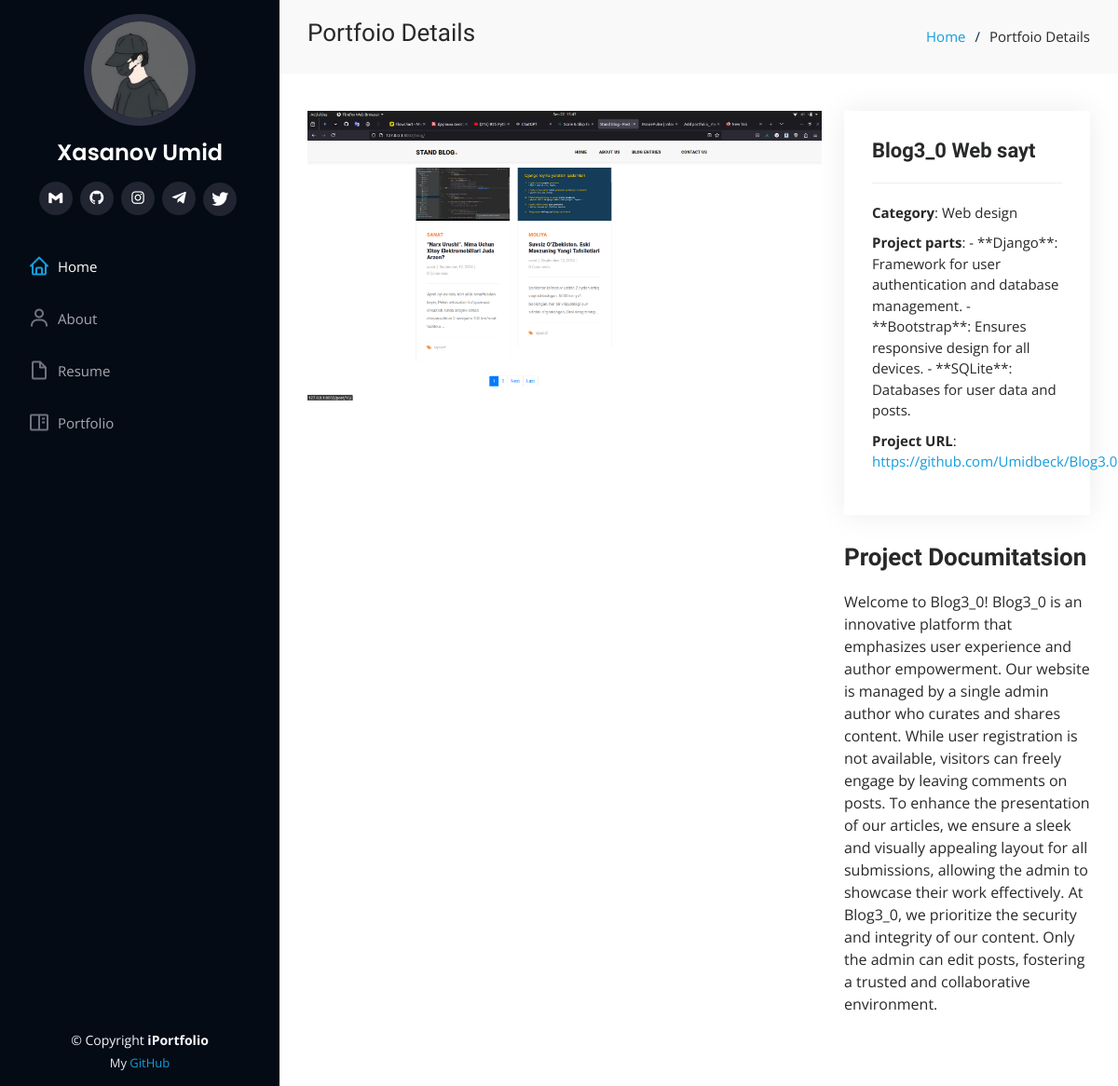
The app's page /5/ with its own data.
### portfolio/models.py (models this page shows, shortened)
class CV_Model(models.Model):
    pro_img = models.ImageField(upload_to='cv_images/')
    age = models.IntegerField()

class Portfolio_Model(models.Model):
    category = models.CharField(max_length=100)
    parts = models.TextField(max_length=250, null=True, blank=True )
    project_url = models.URLField()
    title = models.CharField(max_length=100)
    text = models.TextField()
    img = models.ImageField(upload_to='portfolio_images/')

### portfolio/views.py (the view)
# urls.py: path('<int:pk>/', Portfolio_View.as_view(), name='portfolio')
class Portfolio_View(DetailView):
    model = Portfolio_Model
    queryset2 = CV_Model.objects.get(id=1)
    template_name = 'portfolio-details.html'
    def get_context_data(self, **kwargs):
        context = super().get_context_data(**kwargs)
        context['model2'] = self.queryset2
        return context

### templates/portfolio-details.html (shortened to what this page needs)
<!DOCTYPE html>
<html lang="en">
<head>
  <link href="/static/vendor/aos/aos.css" rel="stylesheet">
  <link href="/static/vendor/bootstrap/css/bootstrap.min.css" rel="stylesheet">
  <link href="/static/vendor/bootstrap-icons/bootstrap-icons.css" rel="stylesheet">
  <link href="/static/vendor/boxicons/css/boxicons.min.css" rel="stylesheet">
  <link href="/static/vendor/glightbox/css/glightbox.min.css" rel="stylesheet">
  <link href="/static/vendor/swiper/swiper-bundle.min.css" rel="stylesheet">
  <link href="/static/css/style.css" rel="stylesheet">
</head>
<body>
  <header id="header">
    <div class="d-flex flex-column">
        <div class="profile">
            <img src="{{ model2.pro_img.url }}" alt="rasm" class="img-fluid rounded-circle">
            <h1 class="text-light"><a href="index.html">Xasanov Umid</a></h1>
            <div class="social-links mt-3 text-center">
                <a href="https://umidx27@gmail.com" class="twitter"><i class="bx bxl-gmail"></i></a>
                <a href="https://github.com/Umidbeck" class="instagram"><i class="bx bxl-github"></i></a>
                <a href="https://www.instagram.com/_khasanov_u_/" class="google-plus"><i class="bx bxl-instagram"></i></a>
                <a href="t.me/Khasanov_UD" class="linkedin"><i class="bx bxl-telegram"></i></a>
                <a href="https://twitter.com/@umidx27" class="bi-twitter"></a>
            </div>
        </div>
      <nav id="navbar" class="nav-menu navbar">
        <ul>
          <li><a href="{% url 'index' %}" class="nav-link scrollto active"><i class="bx bx-home"></i> <span>Home</span></a></li>
          <li><a href="{% url 'index' %}#about" class="nav-link scrollto"><i class="bx bx-user"></i> <span>About</span></a></li>
          <li><a href="{% url 'index' %}#resume" class="nav-link scrollto"><i class="bx bx-file-blank"></i> <span>Resume</span></a></li>
          <li><a href="{% url 'index' %}#portfolio" class="nav-link scrollto"><i class="bx bx-book-content"></i> <span>Portfolio</span></a></li>
        </ul>
      </nav>
    </div>
  </header>
  <main id="main">
    <section id="breadcrumbs" class="breadcrumbs">
      <div class="container">
        <div class="d-flex justify-content-between align-items-center">
          <h2>Portfoio Details</h2>
          <ol>
            <li><a href="{% url 'index' %}">Home</a></li>
            <li>Portfoio Details</li>
          </ol>
        </div>
      </div>
    </section>
    <section id="portfolio-details" class="portfolio-details">
      <div class="container">
        <div class="row gy-4">
          <div class="col-lg-8">
            <div class="portfolio-details-slider swiper">
              <div class="swiper-wrapper align-items-center">
                <div class="swiper-slide">
                  <img src="{{ object.img.url }}" alt="">
                </div>
              </div>
            </div>
          </div>
          <div class="col-lg-4">
            <div class="portfolio-info">
              <h3>{{ object.title }}</h3>
              <ul>
                <li><strong>Category</strong>: Web design</li>
                <li><strong>Project parts</strong>: {{ object.parts }}</li>
                <li><strong>Project URL</strong>: <a href="#">{{ object.project_url }}</a></li>
              </ul>
            </div>
            <div class="portfolio-description">
              <h2>Project Documitatsion</h2>
              <p>
                {{ object.text }}
              </p>
            </div>
          </div>
        </div>
      </div>
    </section>
  </main>
  <footer id="footer">
    <div class="container">
      <div class="copyright">
        &copy; Copyright <strong><span>iPortfolio</span></strong>
      </div>
      <div class="credits">
        My <a href="https://github.com/Umidbeck">GitHub</a>
      </div>
    </div>
  </footer>
</body>
</html>

### staticfiles/css/style.css (style rules this page uses)
body { font-family: "Open Sans", sans-serif; color: #272829; }
a { color: #149ddd; text-decoration: none; }
h1, h2, h3, h4, h5, h6 { font-family: "Raleway", sans-serif; }
#header { position: fixed; top: 0; left: 0; bottom: 0; width: 300px; transition: all ease-in-out 0.5s; z-index: 9997; transition: all 0.5s; padding: 0 15px; background: #040b14; overflow-y: auto; }
#header .profile img { margin: 15px auto; display: block; width: 120px; border: 8px solid #2c2f3f; }
#header .profile h1 { font-size: 24px; margin: 0; padding: 0; font-weight: 600; -moz-text-align-last: center; text-align-last: center; font-family: "Poppins", sans-serif; }
#header .profile h1 a, #header .profile h1 a:hover { color: #fff; text-decoration: none; }
#header .profile .social-links a { font-size: 18px; display: inline-block; background: #212431; color: #fff; line-height: 1; padding: 8px 0; margin-right: 4px; border-radius: 50%; text-align: center; width: 36px; height: 36px; transition: 0.3s; }
#main { margin-left: 300px; }
.container, .container-fluid { padding-left: 30px; padding-right: 30px; }
.nav-menu { padding: 30px 0 0 0; }
.nav-menu * { margin: 0; padding: 0; list-style: none; }
.nav-menu>ul>li { position: relative; white-space: nowrap; }
.nav-menu a, .nav-menu a:focus { display: flex; align-items: center; color: #a8a9b4; padding: 12px 15px; margin-bottom: 8px; transition: 0.3s; font-size: 15px; }
.nav-menu a i, .nav-menu a:focus i { font-size: 24px; padding-right: 8px; color: #6f7180; }
.nav-menu a:hover, .nav-menu .active, .nav-menu .active:focus, .nav-menu li:hover>a { text-decoration: none; color: #fff; }
.nav-menu a:hover i, .nav-menu .active i, .nav-menu .active:focus i, .nav-menu li:hover>a i { color: #149ddd; }
section { padding: 60px 0; overflow: hidden; }
.portfolio-details { padding-top: 40px; }
.portfolio-details .portfolio-details-slider img { width: 100%; }
.portfolio-details .portfolio-info { padding: 30px; box-shadow: 0px 0 30px rgba(5, 13, 24, 0.08); }
.portfolio-details .portfolio-info h3 { font-size: 22px; font-weight: 700; margin-bottom: 20px; padding-bottom: 20px; border-bottom: 1px solid #eee; }
.portfolio-details .portfolio-info ul { list-style: none; padding: 0; font-size: 15px; }
.portfolio-details .portfolio-info ul li+li { margin-top: 10px; }
.portfolio-details .portfolio-description { padding-top: 30px; }
.portfolio-details .portfolio-description h2 { font-size: 26px; font-weight: 700; margin-bottom: 20px; }
.portfolio-details .portfolio-description p { padding: 0; }
.breadcrumbs { padding: 20px 0; background: #f9f9f9; }
.breadcrumbs h2 { font-size: 26px; font-weight: 300; }
.breadcrumbs ol { display: flex; flex-wrap: wrap; list-style: none; padding: 0; margin: 0; font-size: 15px; }
.breadcrumbs ol li+li { padding-left: 10px; }
.breadcrumbs ol li+li::before { display: inline-block; padding-right: 10px; color: #0e2442; content: "/"; }
#footer { padding: 15px; color: #f4f6fd; font-size: 14px; position: fixed; left: 0; bottom: 0; width: 300px; z-index: 9999; background: #040b14; }
#footer .copyright { text-align: center; }
#footer .credits { padding-top: 5px; text-align: center; font-size: 13px; color: #eaebf0; }

### records on screen
CV_Model: pro_img (picture)
Portfolio_Model: img (picture), title "Blog3_0 Web sayt", parts "- **Django**: Framework for user authentication and database management. - **Bootstrap**: Ensures responsive design for all devices. - **SQLite**: Databases for user data and posts.", project_url "https://github.com/Umidbeck/Blog3.0", text "Welcome to Blog3_0! Blog3_0 is an innovative platform that emphasizes user experience and author empowerment. Our website is managed by a single admin author who curates and shares content. While user registration is not available, visitors can freely engage by leaving comments on posts. To enhance the presentation of our articles, we ensure a sleek and visually appealing layout for all submissions, allowing the admin to showcase their work effectively. At Blog3_0, we prioritize the security and integrity of our content. Only the admin can edit posts, fostering a trusted and collaborative environment."
